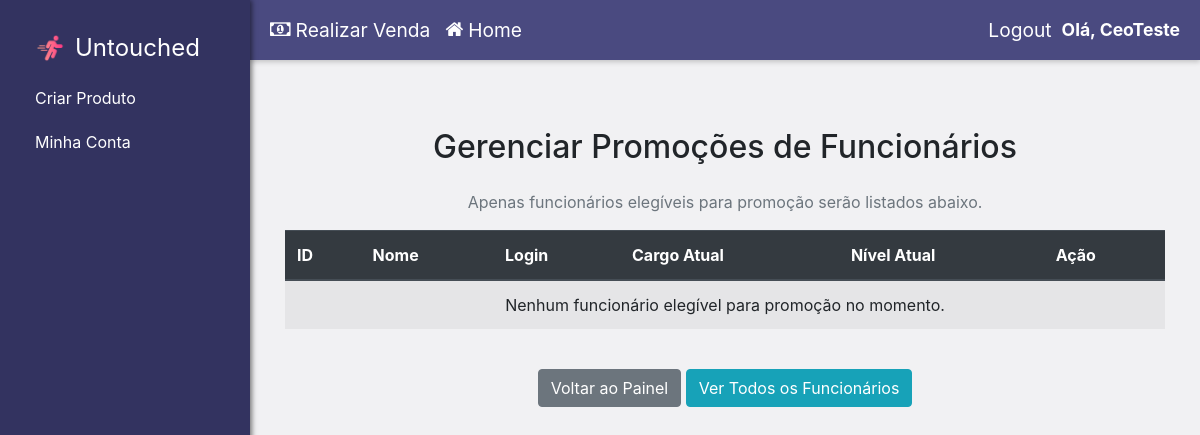
The page /promover_funcionario_page (signed in) on the database as committed earlier.
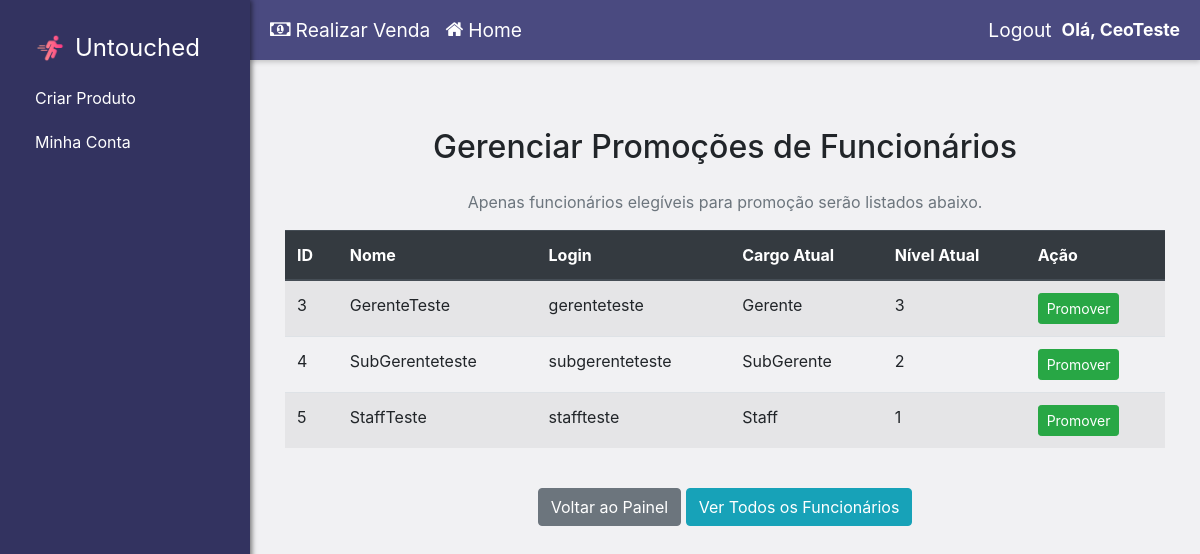
The same page on the database as committed later.
### website/model/Users/Staff.py (models this page shows, shortened)
class Staff(Funcionario):
    __mapper_args__ = {
        'polymorphic_identity': 4
    }

### website/controller/homeController.py (the view)
@homeC.route('/promover_funcionario_page', methods=['GET'])
@login_required
def promover_funcionario_page():
    if not (current_user.is_authenticated and current_user.nivel == 4):
        flash("Você não tem permissão para gerenciar promoções de funcionários.", 'danger')
        return redirect(url_for('homeC.home_funcionario'))
    funcionarios_promocao = UserDatabaseService.listar_funcionarios(exclude_ceo=True)
    return render_template('promover_funcionario.html', funcionarios=funcionarios_promocao)

### website/model/Users/User.py (called while the page is built)
    @property
    def id(self):
        return self._id

### website/service/UserDatabaseService.py (called while the page is built)
    @staticmethod
    def listar_funcionarios(exclude_ceo=False): # Adicionar opção para excluir CEO
        query = Funcionario.query # Isso já filtra para Funcionario e suas subclasses
        if exclude_ceo:
            query = query.filter(User.tipo_usuario != 7) # Filtra onde tipo_usuario não é 7 (CEO)
        return query.all()

### website/templates/promover_funcionario.html (shortened to what this page needs)
{% extends 'layout.html' %}
{% block content %}
<div class="container mt-5">
    <h2 class="mb-4 text-center">Gerenciar Promoções de Funcionários</h2>
    <p class="text-center text-muted">Apenas funcionários elegíveis para promoção serão listados abaixo.</p>
    <div class="table-responsive">
        <table class="table table-striped table-hover">
            <thead class="thead-dark">
                <tr>
                    <th>ID</th>
                    <th>Nome</th>
                    <th>Login</th>
                    <th>Cargo Atual</th>
                    <th>Nível Atual</th>
                    <th>Ação</th>
                </tr>
            </thead>
            <tbody>
                {% for funcionario in funcionarios %}
                <tr>
                    <td>{{ funcionario.id }}</td>
                    <td>{{ funcionario.nome }}</td>
                    <td>{{ funcionario.login }}</td>
                    <td>
                        {% if funcionario.tipo_usuario == 4 %}Staff
                        {% elif funcionario.tipo_usuario == 5 %}SubGerente
                        {% elif funcionario.tipo_usuario == 6 %}Gerente
                        {% else %}Desconhecido ({{ funcionario.tipo_usuario }})
                        {% endif %}
                    </td>
                    <td>{{ funcionario.nivel if funcionario.nivel is not none else 'N/A' }}</td>
                    <td>
                        <form method="POST" action="{{ url_for('homeC.promover_funcionario_action', funcionario_id=funcionario.id) }}"
                              onsubmit="return confirm('Tem certeza que deseja promover {{ funcionario.nome }}?');">
                            <button type="submit" class="btn btn-sm btn-success">Promover</button>
                        </form>
                    </td>
                </tr>
                {% else %}
                <tr>
                    <td colspan="6" class="text-center">Nenhum funcionário elegível para promoção no momento.</td>
                </tr>
                {% endfor %}
            </tbody>
        </table>
    </div>
    <div class="text-center mt-4">
        <a href="{{ url_for('homeC.home_funcionario') }}" class="btn btn-secondary">Voltar ao Painel</a>
        <a href="{{ url_for('homeC.gerenciar_funcionarios') }}" class="btn btn-info">Ver Todos os Funcionários</a>
    </div>
</div>
{% endblock %}

Rows that differ between the two databases and show on the page:
added Staff: id "3", nome "GerenteTeste", login "gerenteteste", tipo_usuario "Gerente", nivel "3"
added Staff: id "4", nome "SubGerenteteste", login "subgerenteteste", tipo_usuario "SubGerente", nivel "2"
added Staff: id "5", nome "StaffTeste", login "staffteste", tipo_usuario "Staff", nivel "1"
Other text that changed with them:
text no longer shown: "Nenhum funcionário elegível para promoção no momento."
